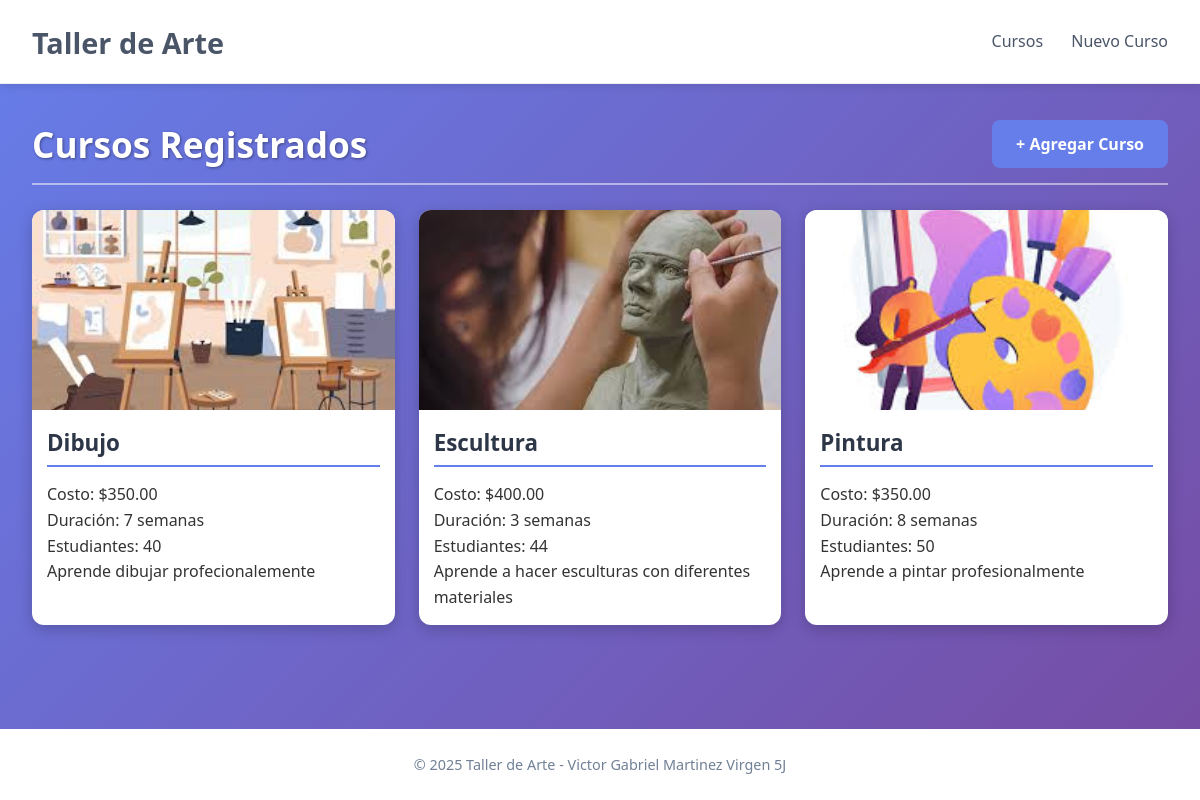
The page / on the database its author committed.
### app_curso/models.py (models this page shows, shortened)
class Curso(models.Model):
    nombre_curso = models.CharField(max_length=150, unique=True)
    descripcion = models.TextField()
    duracion_semanas = models.IntegerField()
    costo = models.DecimalField(max_digits=8, decimal_places=2)
    estudiantes = models.IntegerField()
    foto = models.ImageField(upload_to='cursos', null=True, blank=True)
    class Meta:
        verbose_name = "Curso"
        verbose_name_plural = "Cursos"
        ordering = ['nombre_curso']

### app_curso/views.py (the view)
# urls.py: path('', views.listar_cursos, name='listar_cursos'),
def listar_cursos(request):
    cursos = Curso.objects.all()
    return render(request, 'listar_cursos.html', {'cursos': cursos})

### app_curso/templates/listar_cursos.html (shortened to what this page needs)
{% extends 'base.html' %}
{% load static %}
{% block contenido %}
<div class="page-header">
    <h2>Cursos Registrados</h2>
    <a href="{% url 'app_curso:crear_curso' %}" class="btn btn-primary">+ Agregar Curso</a>
</div>
{% if cursos %}
<ul class="curso-grid">
    {% for curso in cursos %}
    <li class="curso-card">
        <a href="{% url 'app_curso:detalle_curso' curso.id %}">
            {% if curso.foto %}
                <img src="{{ curso.foto.url }}" alt="Foto de {{ curso.nombre_curso }}" class="curso-img">
            {% else %}
                <div class="curso-placeholder">🎨</div>
            {% endif %}
            <div class="card-content">
                <h3>{{ curso.nombre_curso }}</h3>
                <p class="curso-detail-item">
                     <span class="detail-label">Costo:</span> ${{ curso.costo|floatformat:2 }}
                </p>
                <p class="curso-detail-item">
                     <span class="detail-label">Duración:</span> {{ curso.duracion_semanas }} semanas
                </p>
                <p class="curso-detail-item">
                     <span class="detail-label">Estudiantes:</span> {{ curso.estudiantes }}
                </p>
                <p class="curso-description">{{ curso.descripcion|truncatechars:70 }}</p>
            </div>
        </a>
    </li>
    {% endfor %}
</ul>
{% else %}
<p class="empty-message">No hay cursos registrados.</p>
{% endif %}
{% endblock %}

### app_curso/templates/base.html (shortened to what this page needs)
{% load static %}
<!DOCTYPE html>
<html lang="es">
<head>
    <link rel="stylesheet" href="{% static 'css/styles.css' %}">
</head>
<body>
    <div class="wrapper">
        <header class="main-header">
            <h1><a href="{% url 'app_curso:listar_cursos' %}"> Taller de Arte</a></h1>
            <nav class="main-nav">
                <a href="{% url 'app_curso:listar_cursos' %}"> Cursos</a>
                <a href="{% url 'app_curso:crear_curso' %}">Nuevo Curso</a>
            </nav>
        </header>
        <main class="main-content">
            {% block contenido %}{% endblock %}
        </main>
        <footer class="main-footer">
            <p>© 2025 Taller de Arte - Victor Gabriel Martinez Virgen 5J</p>
        </footer>
    </div>
</body>
</html>

### app_curso/static/css/styles.css (style rules this page uses)
* { margin: 0; padding: 0; box-sizing: border-box; }
body { font-family: 'Segoe UI', Tahoma, Geneva, Verdana, sans-serif; background: linear-gradient(135deg, #667eea 0%, #764ba2 100%); color: #333; line-height: 1.6; }
.wrapper { min-height: 100vh; display: flex; flex-direction: column; }
.main-header { background: white; padding: 1rem 2rem; display: flex; justify-content: space-between; align-items: center; box-shadow: 0 2px 10px rgba(0, 0, 0, 0.1); border-bottom: 1px solid #eee; }
.main-header h1 a { color: #4a5568; text-decoration: none; font-size: 1.8rem; font-weight: 700; }
.main-nav a { margin-left: 1.5rem; color: #4a5568; text-decoration: none; font-weight: 500; transition: color 0.3s; }
.main-content { flex: 1; padding: 2rem; max-width: 1200px; margin: 0 auto; width: 100%; }
.page-header { display: flex; justify-content: space-between; align-items: center; margin-bottom: 25px; border-bottom: 2px solid rgba(255, 255, 255, 0.5); padding-bottom: 10px; color: white; }
.page-header h2 { font-size: 2.5rem; font-weight: 900; color: white; text-shadow: 2px 2px 4px rgba(0, 0, 0, 0.5); }
.curso-grid { display: grid; grid-template-columns: repeat(auto-fill, minmax(280px, 1fr)); gap: 1.5rem; list-style: none; padding: 0; }
.curso-card { background: white; border-radius: 12px; overflow: hidden; box-shadow: 0 4px 15px rgba(0, 0, 0, 0.2); transition: transform 0.3s; }
.curso-card a { text-decoration: none; color: inherit; display: block; }
.curso-img { width: 100%; height: 200px; object-fit: cover; display: block; }
.card-content { padding: 15px; }
.curso-card h3 { margin-top: 0; margin-bottom: 5px; font-size: 1.4rem; color: #2d3748; }
.btn { padding: 0.7rem 1.5rem; border: none; border-radius: 8px; font-weight: 600; cursor: pointer; transition: background 0.3s; text-decoration: none; display: inline-block; }
.btn-primary { background: #667eea; color: white; }
.main-footer { text-align: center; padding: 1.5rem; background: white; color: #718096; font-size: 0.9rem; margin-top: auto; }
.page-header h2 { font-size: 2.2rem; font-weight: 800; color: white; text-shadow: 1px 1px 3px rgba(0, 0, 0, 0.4); }
.curso-card h3 { font-size: 1.4rem; color: #2d3748; margin-top: 0; margin-bottom: 15px; border-bottom: 2px solid #667eea; padding-bottom: 5px; }

### rows shown on the page
Curso: foto (picture), nombre_curso "Dibujo", costo "350.00", duracion_semanas "7", estudiantes "40", descripcion "Aprende dibujar profecionalemente"
Curso: foto (picture), nombre_curso "Escultura", costo "400.00", duracion_semanas "3", estudiantes "44", descripcion "Aprende a hacer esculturas con diferentes materiales"
Curso: foto (picture), nombre_curso "Pintura", costo "350.00", duracion_semanas "8", estudiantes "50", descripcion "Aprende a pintar profesionalmente"
